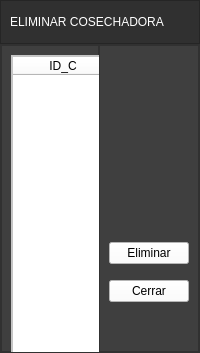
     <widget class="QWidget" name="page_cosechadora">
      <layout class="QVBoxLayout" name="verticalLayout" stretch="1,7">
       <property name="spacing">
        <number>0</number>
       </property>
       <property name="leftMargin">
        <number>0</number>
       </property>
       <property name="topMargin">
        <number>0</number>
       </property>
       <property name="rightMargin">
        <number>0</number>
       </property>
       <property name="bottomMargin">
        <number>0</number>
       </property>
       <item>
        <widget class="QFrame" name="frame_4">
         <property name="styleSheet">
          <string notr="true">background-color: rgb(48, 48, 48);</string>
         </property>
         <property name="frameShape">
          <enum>QFrame::StyledPanel</enum>
         </property>
         <property name="frameShadow">
          <enum>QFrame::Raised</enum>
         </property>
         <layout class="QHBoxLayout" name="horizontalLayout_3">
          <item>
           <widget class="QLabel" name="label_28">
            <property name="styleSheet">
             <string notr="true">
font: 87 18pt &quot;Arial Black&quot;;
color: rgb(255, 255, 255);</string>
            </property>
            <property name="text">
             <string>ELIMINAR COSECHADORA</string>
            </property>
           </widget>
          </item>
         </layout>
        </widget>
       </item>
       <item>
        <widget class="QFrame" name="frame_6">
         <property name="styleSheet">
          <string notr="true">background-color: rgb(63, 63, 63);
font: 11pt &quot;Arial&quot;;
font: 10pt &quot;Arial&quot;;</string>
         </property>
         <property name="frameShape">
          <enum>QFrame::StyledPanel</enum>
         </property>
         <property name="frameShadow">
          <enum>QFrame::Raised</enum>
         </property>
         <layout class="QHBoxLayout" name="horizontalLayout_4" stretch="7,2">
          <property name="spacing">
           <number>0</number>
          </property>
          <property name="leftMargin">
           <number>0</number>
          </property>
          <property name="topMargin">
           <number>0</number>
          </property>
          <property name="rightMargin">
           <number>0</number>
          </property>
          <property name="bottomMargin">
           <number>0</number>
          </property>
          <item>
           <widget class="QFrame" name="frame_7">
            <property name="frameShape">
             <enum>QFrame::StyledPanel</enum>
            </property>
            <property name="frameShadow">
             <enum>QFrame::Raised</enum>
            </property>
            <widget class="QLabel" name="label_60">
             <property name="geometry">
              <rect>
               <x>10</x>
               <y>343</y>
               <width>201</width>
               <height>21</height>
              </rect>
             </property>
             <property name="minimumSize">
              <size>
               <width>201</width>
               <height>21</height>
              </size>
             </property>
             <property name="maximumSize">
              <size>
               <width>171</width>
               <height>16777215</height>
              </size>
             </property>
             <property name="styleSheet">
              <string notr="true">color: rgb(255, 255, 255);
font: 75 italic 8pt &quot;Arial&quot;;</string>
             </property>
             <property name="text">
              <string/>
             </property>
            </widget>
            <widget class="QLabel" name="label_23">
             <property name="geometry">
              <rect>
               <x>430</x>
               <y>150</y>
               <width>151</width>
               <height>21</height>
              </rect>
             </property>
             <property name="minimumSize">
              <size>
               <width>151</width>
               <height>21</height>
              </size>
             </property>
             <property name="maximumSize">
              <size>
               <width>151</width>
               <height>16777215</height>
              </size>
             </property>
             <property name="sizeIncrement">
              <size>
               <width>54</width>
               <height>0</height>
              </size>
             </property>
             <property name="styleSheet">
              <string notr="true">color: rgb(255, 255, 255);
font: 75 italic 8pt &quot;Arial&quot;;</string>
             </property>
             <property name="text">
              <string>ID_C:</string>
             </property>
            </widget>
            <widget class="QLineEdit" name="modelo_c">
             <property name="geometry">
              <rect>
               <x>430</x>
               <y>90</y>
               <width>131</width>
               <height>20</height>
              </rect>
             </property>
             <property name="styleSheet">
              <string notr="true">background-color: rgb(255, 255, 255);
</string>
             </property>
             <property name="text">
              <string/>
             </property>
            </widget>
            <widget class="QComboBox" name="marca_c">
             <property name="geometry">
              <rect>
               <x>430</x>
               <y>130</y>
               <width>131</width>
               <height>21</height>
              </rect>
             </property>
             <property name="styleSheet">
              <string notr="true">background-color: rgb(255, 255, 255);</string>
             </property>
             <item>
              <property name="text">
               <string>Seleccionar</string>
              </property>
             </item>
             <item>
              <property name="text">
               <string>John Deere</string>
              </property>
             </item>
             <item>
              <property name="text">
               <string>Case</string>
              </property>
             </item>
            </widget>
            <widget class="QLabel" name="label_24">
             <property name="geometry">
              <rect>
               <x>430</x>
               <y>70</y>
               <width>151</width>
               <height>21</height>
              </rect>
             </property>
             <property name="minimumSize">
              <size>
               <width>151</width>
               <height>21</height>
              </size>
             </property>
             <property name="maximumSize">
              <size>
               <width>151</width>
               <height>16777215</height>
              </size>
             </property>
             <property name="sizeIncrement">
              <size>
               <width>54</width>
               <height>0</height>
              </size>
             </property>
             <property name="styleSheet">
              <string notr="true">color: rgb(255, 255, 255);
font: 75 italic 8pt &quot;Arial&quot;;</string>
             </property>
             <property name="text">
              <string>MODELO:</string>
             </property>
            </widget>
            <widget class="QLabel" name="label_25">
             <property name="geometry">
              <rect>
               <x>430</x>
               <y>110</y>
               <width>151</width>
               <height>21</height>
              </rect>
             </property>
             <property name="minimumSize">
              <size>
               <width>151</width>
               <height>21</height>
              </size>
             </property>
             <property name="maximumSize">
              <size>
               <width>151</width>
               <height>16777215</height>
              </size>
             </property>
             <property name="sizeIncrement">
              <size>
               <width>54</width>
               <height>0</height>
              </size>
             </property>
             <property name="styleSheet">
              <string notr="true">color: rgb(255, 255, 255);
font: 75 italic 8pt &quot;Arial&quot;;</string>
             </property>
             <property name="text">
              <string>MARCA:</string>
             </property>
            </widget>
            <widget class="QLineEdit" name="id_c">
             <property name="geometry">
              <rect>
               <x>430</x>
               <y>170</y>
               <width>131</width>
               <height>20</height>
              </rect>
             </property>
             <property name="styleSheet">
              <string notr="true">background-color: rgb(255, 255, 255);
</string>
             </property>
             <property name="text">
              <string/>
             </property>
            </widget>
            <widget class="QPushButton" name="buscar_c">
             <property name="geometry">
              <rect>
               <x>480</x>
               <y>290</y>
               <width>75</width>
               <height>23</height>
              </rect>
             </property>
             <property name="styleSheet">
              <string notr="true">background-color: rgb(255, 255, 255);
</string>
             </property>
             <property name="text">
              <string>Buscar</string>
             </property>
            </widget>
            <widget class="QTextEdit" name="textEdit_c">
             <property name="geometry">
              <rect>
               <x>10</x>
               <y>340</y>
               <width>551</width>
               <height>81</height>
              </rect>
             </property>
             <property name="styleSheet">
              <string notr="true">color: rgb(255, 255, 255);</string>
             </property>
             <property name="html">
              <string>&lt;!DOCTYPE HTML PUBLIC &quot;-//W3C//DTD HTML 4.0//EN&quot; &quot;http://www.w3.org/TR/REC-html40/strict.dtd&quot;&gt;
&lt;html&gt;&lt;head&gt;&lt;meta name=&quot;qrichtext&quot; content=&quot;1&quot; /&gt;&lt;style type=&quot;text/css&quot;&gt;
p, li { white-space: pre-wrap; }
&lt;/style&gt;&lt;/head&gt;&lt;body style=&quot; font-family:'Arial'; font-size:10pt; font-weight:400; font-style:normal;&quot;&gt;
&lt;p style=&quot; margin-top:0px; margin-bottom:0px; margin-left:0px; margin-right:0px; -qt-block-indent:0; text-indent:0px;&quot;&gt;Para eliminar un modelo tienes que ingresar seleccionar una fila del equipo que deseas eliminar y luego darle al botón Eliminar.&lt;/p&gt;
&lt;p style=&quot; margin-top:0px; margin-bottom:0px; margin-left:0px; margin-right:0px; -qt-block-indent:0; text-indent:0px;&quot;&gt;Una vez que se elimine el equipo, se eliminara de todas las tablas de la base de datos (Incluyendo si esta en una nota de pedidos).&lt;/p&gt;&lt;/body&gt;&lt;/html&gt;</string>
             </property>
            </widget>
            <widget class="QFrame" name="frame_15">
             <property name="geometry">
              <rect>
               <x>10</x>
               <y>10</y>
               <width>411</width>
               <height>321</height>
              </rect>
             </property>
             <property name="styleSheet">
              <string notr="true">background-color: rgb(255, 255, 255);</string>
             </property>
             <property name="frameShape">
              <enum>QFrame::StyledPanel</enum>
             </property>
             <property name="frameShadow">
              <enum>QFrame::Raised</enum>
             </property>
             <layout class="QVBoxLayout" name="verticalLayout_7">
              <property name="spacing">
               <number>0</number>
              </property>
              <property name="leftMargin">
               <number>0</number>
              </property>
              <property name="topMargin">
               <number>0</number>
              </property>
              <property name="rightMargin">
               <number>0</number>
              </property>
              <property name="bottomMargin">
               <number>0</number>
              </property>
              <item>
               <widget class="QTableWidget" name="tabla_cosechadora_control">
                <property name="styleSheet">
                 <string notr="true">background-color: rgb(255, 255, 255);</string>
                </property>
                <property name="selectionBehavior">
                 <enum>QAbstractItemView::SelectRows</enum>
                </property>
                <column>
                 <property name="text">
                  <string>ID_C</string>
                 </property>
                </column>
                <column>
                 <property name="text">
                  <string>MARCA</string>
                 </property>
                </column>
                <column>
                 <property name="text">
                  <string>MODELO</string>
                 </property>
                </column>
               </widget>
              </item>
             </layout>
            </widget>
           </widget>
          </item>
          <item>
           <widget class="QFrame" name="frame_8">
            <property name="styleSheet">
             <string notr="true"/>
            </property>
            <property name="frameShape">
             <enum>QFrame::StyledPanel</enum>
            </property>
            <property name="frameShadow">
             <enum>QFrame::Raised</enum>
            </property>
            <layout class="QVBoxLayout" name="verticalLayout_6">
             <item>
              <spacer name="verticalSpacer_6">
               <property name="orientation">
                <enum>Qt::Vertical</enum>
               </property>
               <property name="sizeHint" stdset="0">
                <size>
                 <width>20</width>
                 <height>197</height>
                </size>
               </property>
              </spacer>
             </item>
             <item>
              <widget class="QPushButton" name="eliminar_c">
               <property name="styleSheet">
                <string notr="true">background-color: rgb(255, 255, 255);</string>
               </property>
               <property name="text">
                <string>Eliminar</string>
               </property>
              </widget>
             </item>
             <item>
              <spacer name="verticalSpacer_9">
               <property name="orientation">
                <enum>Qt::Vertical</enum>
               </property>
               <property name="sizeType">
                <enum>QSizePolicy::Minimum</enum>
               </property>
               <property name="sizeHint" stdset="0">
                <size>
                 <width>20</width>
                 <height>10</height>
                </size>
               </property>
              </spacer>
             </item>
             <item>
              <widget class="QPushButton" name="pushButton_8">
               <property name="styleSheet">
                <string notr="true">background-color: rgb(255, 255, 255);</string>
               </property>
               <property name="text">
                <string>Cerrar</string>
               </property>
              </widget>
             </item>
             <item>
              <spacer name="verticalSpacer_10">
               <property name="orientation">
                <enum>Qt::Vertical</enum>
               </property>
               <property name="sizeType">
                <enum>QSizePolicy::Minimum</enum>
               </property>
               <property name="sizeHint" stdset="0">
                <size>
                 <width>20</width>
                 <height>40</height>
                </size>
               </property>
              </spacer>
             </item>
            </layout>
           </widget>
          </item>
         </layout>
        </widget>
       </item>
      </layout>
     </widget>
